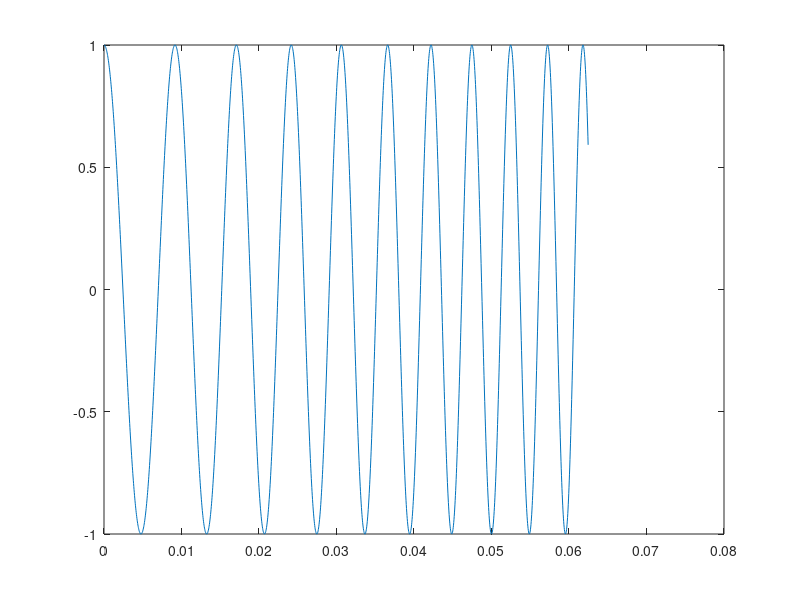

The MATLAB source for this figure:
clc;
clear;
f = 100; %f1
u=2000;    %miu
fs = 32000; %sampling frequency
Ts = 1/fs;
% Make the time vector for the 2000 samples plot
nplot=0:Ts:Ts*1999;
% Make the time vector for replayed sound spurt
% Play the spurt for 8 seconds
tfinal = 8;
nsound=0:Ts:tfinal;
%sample the chirp signal
cT = cos(pi*u*(nsound.^2)+2*pi*f*nsound);
% Make the plot
plot(nplot, cT(1:length(nplot)));

% Save xnT as a wav sound file, soundfile.wav.
audiowrite('chirpsoundfile.wav', cT, fs);
exportgraphics(gcf, 'chirpsoundfile.jpg');
%